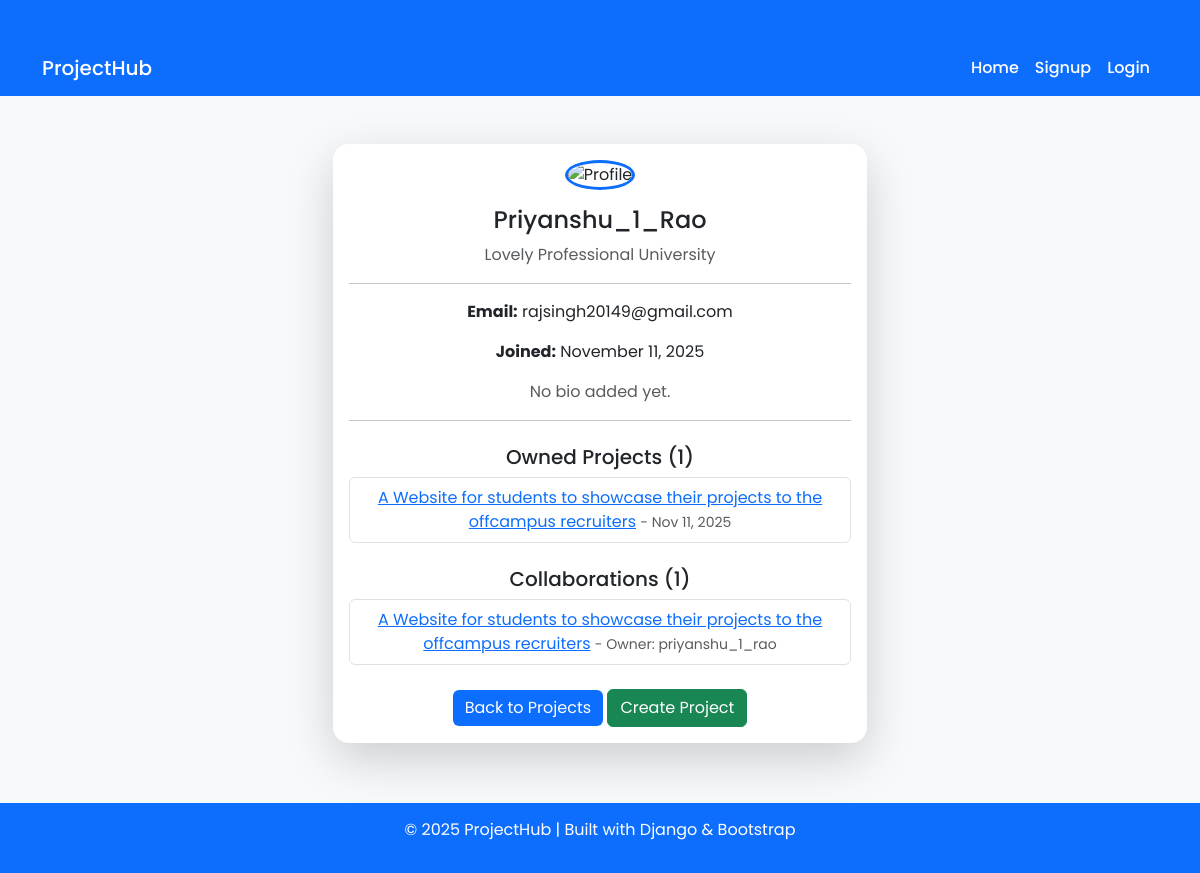
The app's page /profile/2/ with its own data.
### core/models.py (models this page shows, shortened)
class StudentProfile(models.Model):
    user = models.OneToOneField(User, on_delete=models.CASCADE)
    university = models.CharField(max_length=200, blank=True)
    bio = models.TextField(blank=True)

class Project(models.Model):
    VISIBILITY_CHOICES = (
        ('PUBLIC', 'Public'),
        ('UNIV', 'University Only'),
        ('PRIVATE', 'Private'),
    )
    title = models.CharField(max_length=200)
    description = models.TextField()
    owner = models.ForeignKey(User, related_name='owned_projects', on_delete=models.CASCADE)
    university = models.CharField(max_length=200, blank=True)
    tags = models.CharField(max_length=200, blank=True, help_text="Comma separated tags")
    created_at = models.DateTimeField(default=timezone.now)
    visibility = models.CharField(max_length=10, choices=VISIBILITY_CHOICES, default='PUBLIC')
    collaborators = models.ManyToManyField(User, through='Membership', related_name='collaborations', blank=True)
    attachment = models.FileField(upload_to='project_files/', null=True, blank=True)

### core/views.py (the view)
# urls.py: path('profile/<int:pk>/', views.profile_view, name='profile'),
def profile_view(request, pk):
    user = get_object_or_404(User, pk=pk)
    profile, created = StudentProfile.objects.get_or_create(user=user)
    owned = profile.user.owned_projects.all()
    collaborations = profile.user.collaborations.all()
    return render(request, 'core/profile.html', {'profile': profile, 'owned': owned, 'collaborations': collaborations})

### core/templates/core/profile.html (shortened to what this page needs)
{% extends 'core/base.html' %}
{% block content %}
<div class="container mt-5">
  <div class="row justify-content-center">
    <div class="col-md-6">
      <div class="card shadow-lg border-0 rounded-4">
        <div class="card-body text-center">
          <img src="https://cdn-icons-png.flaticon.com/512/3135/3135715.png"
               alt="Profile"
               class="rounded-circle mb-3"
               width="120" height="120">
          <h4 class="mb-2">{{ profile.user.username|title }}</h4>
          <p class="text-muted">{{ profile.university }}</p>
          <hr>
          <p><strong>Email:</strong> {{ profile.user.email }}</p>
          <p><strong>Joined:</strong> {{ profile.user.date_joined|date:"F j, Y" }}</p>
          {% if profile.bio %}
          <p class="mt-3"><strong>About Me:</strong><br>{{ profile.bio }}</p>
          {% else %}
          <p class="mt-3 text-muted">No bio added yet.</p>
          {% endif %}
          <hr>
          <h5 class="mt-4">Owned Projects ({{ owned.count }})</h5>
          {% if owned %}
            <ul class="list-group mb-3">
              {% for project in owned %}
                <li class="list-group-item">
                  <a href="{% url 'project_detail' project.pk %}">{{ project.title }}</a>
                  <small class="text-muted"> - {{ project.created_at|date:"M d, Y" }}</small>
                </li>
              {% endfor %}
            </ul>
          {% else %}
            <p class="text-muted">No projects created yet.</p>
          {% endif %}
          <h5 class="mt-4">Collaborations ({{ collaborations.count }})</h5>
          {% if collaborations %}
            <ul class="list-group mb-3">
              {% for project in collaborations %}
                <li class="list-group-item">
                  <a href="{% url 'project_detail' project.pk %}">{{ project.title }}</a>
                  <small class="text-muted"> - Owner: {{ project.owner.username }}</small>
                </li>
              {% endfor %}
            </ul>
          {% else %}
            <p class="text-muted">No collaborations yet.</p>
          {% endif %}
          <div class="mt-4">
            <a href="{% url 'project_list' %}" class="btn btn-primary">Back to Projects</a>
            <a href="{% url 'project_create' %}" class="btn btn-success">Create Project</a>
          </div>
        </div>
      </div>
    </div>
  </div>
</div>
{% endblock %}

### static/css/style.css (style rules this page uses)
body { background-color: #f8f9fa; font-family: 'Poppins', sans-serif; margin: 0; padding: 0; }
.container { margin-top: 40px; }
.card { border-radius: 12px; box-shadow: 0px 2px 6px rgba(0, 0, 0, 0.1); transition: 0.3s ease-in-out; }
.btn-primary { background-color: #0d6efd; border: none; }
.card { border-radius: 15px; box-shadow: 0 4px 15px rgba(0, 0, 0, 0.1); }
.rounded-circle { border: 3px solid #0d6efd; }

### records on screen
StudentProfile: user.username "Priyanshu_1_Rao", university "Lovely Professional University", user.email "rajsingh20149@gmail.com", user.date_joined "November 11, 2025"
Project: title "A Website for students to showcase their projects to the offcampus recruiters", created_at "Nov 11, 2025", owner.username "priyanshu_1_rao"

### other values on screen
{{ owned.count }} "1"
{{ collaborations.count }} "1"
